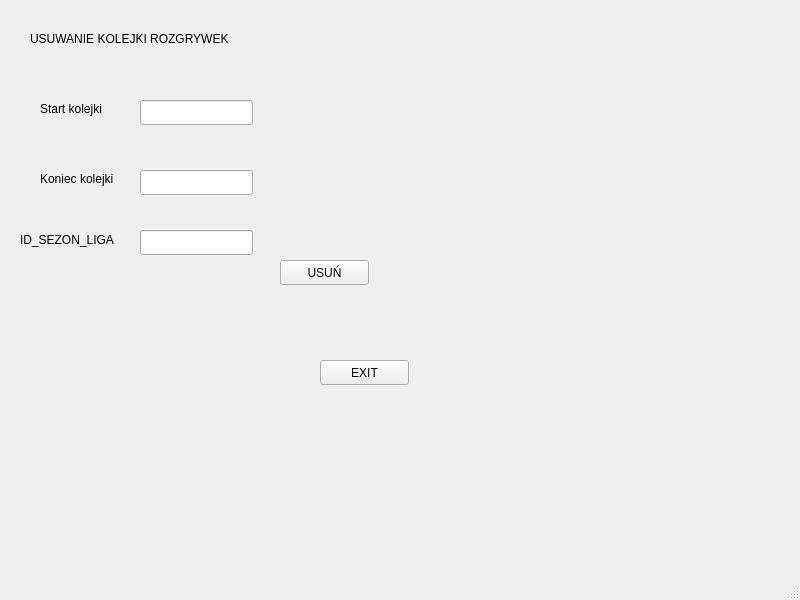
<?xml version="1.0" encoding="UTF-8"?>
<ui version="4.0">
 <class>MainWindow</class>
 <widget class="QMainWindow" name="MainWindow">
  <property name="geometry">
   <rect>
    <x>0</x>
    <y>0</y>
    <width>800</width>
    <height>600</height>
   </rect>
  </property>
  <property name="windowTitle">
   <string>MainWindow</string>
  </property>
  <widget class="QWidget" name="centralwidget">
   <widget class="QLabel" name="label">
    <property name="geometry">
     <rect>
      <x>30</x>
      <y>30</y>
      <width>251</width>
      <height>17</height>
     </rect>
    </property>
    <property name="text">
     <string>USUWANIE KOLEJKI ROZGRYWEK</string>
    </property>
   </widget>
   <widget class="QLabel" name="label_2">
    <property name="geometry">
     <rect>
      <x>40</x>
      <y>100</y>
      <width>91</width>
      <height>17</height>
     </rect>
    </property>
    <property name="text">
     <string>Start kolejki</string>
    </property>
   </widget>
   <widget class="QLabel" name="label_3">
    <property name="geometry">
     <rect>
      <x>40</x>
      <y>170</y>
      <width>101</width>
      <height>17</height>
     </rect>
    </property>
    <property name="text">
     <string>Koniec kolejki</string>
    </property>
   </widget>
   <widget class="QLineEdit" name="lineEdit">
    <property name="geometry">
     <rect>
      <x>140</x>
      <y>100</y>
      <width>113</width>
      <height>25</height>
     </rect>
    </property>
   </widget>
   <widget class="QLineEdit" name="lineEdit_2">
    <property name="geometry">
     <rect>
      <x>140</x>
      <y>170</y>
      <width>113</width>
      <height>25</height>
     </rect>
    </property>
   </widget>
   <widget class="QPushButton" name="pushButton">
    <property name="geometry">
     <rect>
      <x>280</x>
      <y>260</y>
      <width>89</width>
      <height>25</height>
     </rect>
    </property>
    <property name="text">
     <string>USUŃ</string>
    </property>
   </widget>
   <widget class="QLabel" name="label_4">
    <property name="geometry">
     <rect>
      <x>20</x>
      <y>230</y>
      <width>111</width>
      <height>20</height>
     </rect>
    </property>
    <property name="text">
     <string>ID_SEZON_LIGA</string>
    </property>
   </widget>
   <widget class="QLineEdit" name="lineEdit_3">
    <property name="geometry">
     <rect>
      <x>140</x>
      <y>230</y>
      <width>113</width>
      <height>25</height>
     </rect>
    </property>
   </widget>
   <widget class="QPushButton" name="pushButton_2">
    <property name="geometry">
     <rect>
      <x>320</x>
      <y>360</y>
      <width>89</width>
      <height>25</height>
     </rect>
    </property>
    <property name="text">
     <string>EXIT</string>
    </property>
   </widget>
  </widget>
  <widget class="QMenuBar" name="menubar">
   <property name="geometry">
    <rect>
     <x>0</x>
     <y>0</y>
     <width>800</width>
     <height>22</height>
    </rect>
   </property>
  </widget>
  <widget class="QStatusBar" name="statusbar"/>
 </widget>
 <resources/>
 <connections/>
</ui>
